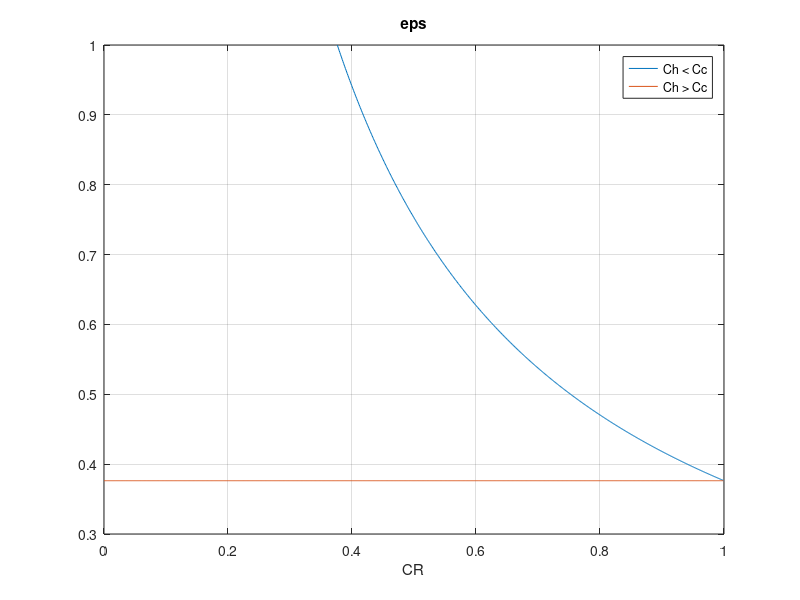
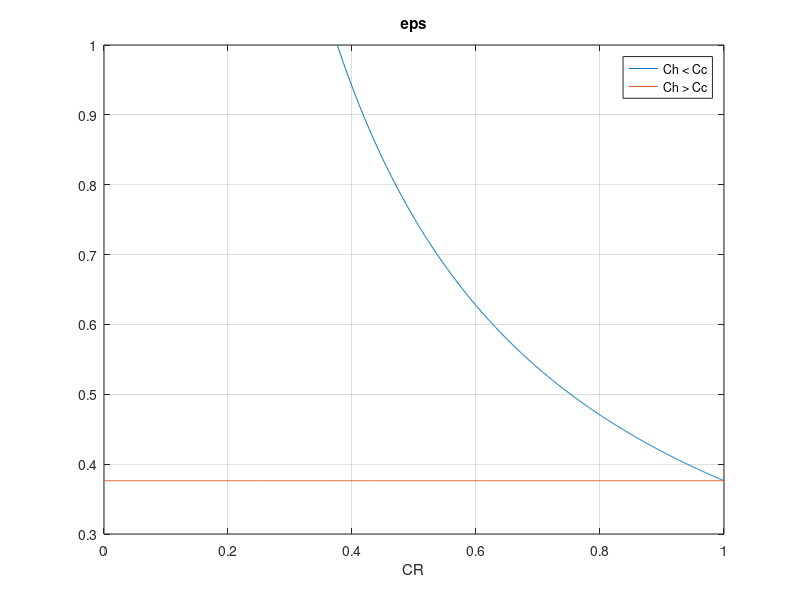
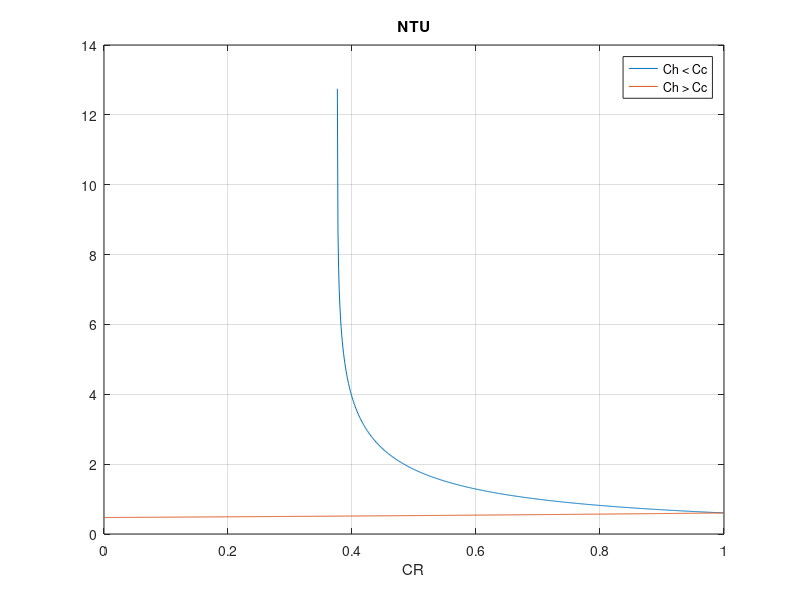
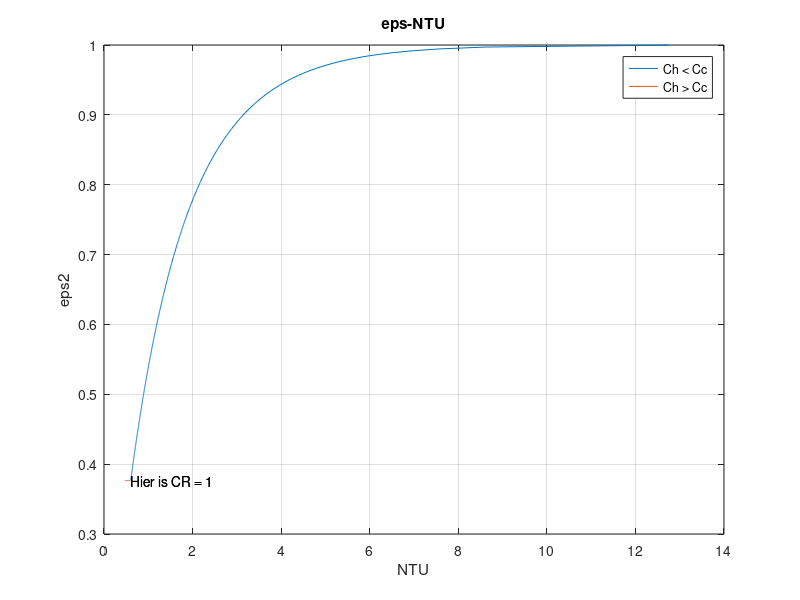

Write MATLAB code to recreate these figures, in order.
clear all; close all;
%% Vary CR

%% Constants
n = 1e3;
vec = ones(1,n);
vec2 = ones(1,2*n);

% Temperatures
THin = vec2*(240 + 273);     % [K] Given
TCout = vec2*(110 + 273);    % [K] Given

% Heat and mass flux
Qdot = 50*10^6;      % [J/s] Given
mdotC = 150;         % [kg/s] Given
cpH = 4450;          % [J/K] Not actually constant
cpC = 4250;          % [J/K] Constant

Cc = vec2*mdotC*cpC;

%% Questions
TCin = TCout - Qdot/(mdotC*cpC); % [K] Calculate cold-side inlet temperature

CR = linspace(0,1,n); % [-] Choose a value for heat capacity ratio CR NIET HOGER DAN 1
CR = [CR,flip(CR)];
hi = zeros(1,2*n); % When is Ch higher than Cc
hi(n+1:end) = 1;

Ch = zeros(1,2*n);
Ch(hi==1) = Cc(hi==1)./CR(hi==1); % When Ch > Cc
Ch(hi==0) = Cc(hi==0).*CR(hi==0); % When Ch < Cc

Cmin = min(Cc,Ch);
Cmax = max(Cc,Ch);

mdotH = Ch/cpH;
THout = THin - Cc./Ch.*(TCout-TCin);
THout(THout < TCin) = nan;

% For counterflow:
dT1 = THout - TCin;
dT2 = THin - TCout;
dT_lm = (dT2 - dT1)./log(dT2./dT1);
    
%%
UA = Qdot./dT_lm;
NTU = UA./Cmin;
eps = (1-exp(-NTU.*(1-CR)))./(1-CR.*exp(-NTU.*(1-CR)));


eps2 = zeros(1,2*n);
eps2(hi==0) = (THin(hi==0)-THout(hi==0))./(THin(hi==0)-TCin(hi==0));
eps2(hi==1) = (TCout(hi==1)-TCin(hi==1))./(THin(hi==1)-TCin(hi==1));
eps2(eps2>1) = nan;

%% Plot
figure()
plot(CR(hi==0), eps(hi==0)); hold on
plot(CR(hi==1), eps(hi==1))
title('eps')
legend('Ch < Cc', 'Ch > Cc')
grid on
xlabel('CR')

figure()
plot(CR(hi==0), eps2(hi==0)); hold on
plot(CR(hi==1), eps2(hi==1))
title('eps')
legend('Ch < Cc', 'Ch > Cc')
grid on
xlabel('CR')

figure()
plot(CR(hi==0), NTU(hi==0)); hold on
plot(CR(hi==1), NTU(hi==1))
title('NTU')
legend('Ch < Cc', 'Ch > Cc')
grid on
xlabel('CR')


% figure(3)
% plot(CR(hi==0), UA(hi==0)); hold on
% plot(CR(hi==1), UA(hi==1))
% title('UA')
% legend('Ch < Cc', 'Ch > Cc')
% grid on
% xlabel('CR')
% 
% figure(4)
% plot(CR(hi==0), mdotH(hi==0)); hold on
% plot(CR(hi==1), mdotH(hi==1))
% title('mdotH')
% legend('Ch < Cc', 'Ch > Cc')
% grid on
% xlabel('CR')
% 
% figure(5)
% plot(CR(hi==0), Ch(hi==0)); hold on
% plot(CR(hi==1), Ch(hi==1))
% title('Ch')
% legend('Ch < Cc', 'Ch > Cc')
% grid on
% xlabel('CR')

figure()
plot(NTU(hi==0),eps2(hi==0)); hold on
plot(NTU(hi==1),eps2(hi==1))
title('eps-NTU')
legend('Ch < Cc', 'Ch > Cc')
grid on
xlabel('NTU')
ylabel('eps2')
text(NTU(n-1),eps2(n-1),"Hier is CR = 1")
text(NTU(n+2),eps2(n+2),"Hier is CR = 1")
